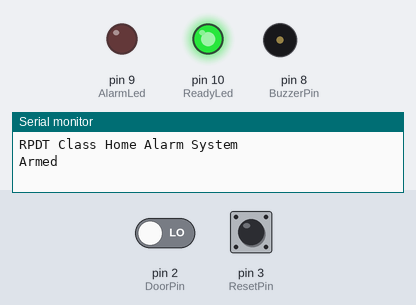
A program run on a simulated Arduino Uno, built with avr-gcc and run on an emulated ATmega328P. Shown: output pins drawn as LEDs (lit = HIGH), buzzer (waves = sounding), the last lines printed to the serial monitor. The test bench sets the inputs (shaded band); at power-on: pin 2 (DoorPin) LOW, pin 3 (ResetPin) HIGH.

Above: at 1.2 s.
1.3 s: pin 2 (DoorPin) driven HIGH
At 2.5 s:
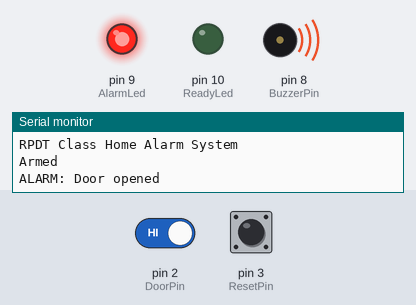
2.8 s: pin 2 (DoorPin) driven LOW and pin 3 (ResetPin) driven LOW
At 3.8 s:
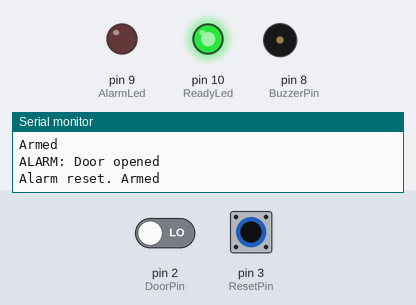
Timing chart, 0 to 5.8 s (numbered marks = the images above; inputs shaded):
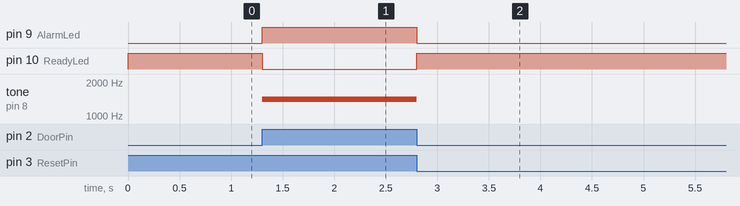

Measured:
- after the input at 1.3 s, pin 9 (AlarmLed): LOW → HIGH at once; pin 10 (ReadyLed): HIGH → LOW at once; tone on pin 8 (BuzzerPin): silent → 1400 Hz at once
- after the input at 2.8 s, pin 9 (AlarmLed): HIGH → LOW at once; pin 10 (ReadyLed): LOW → HIGH at once; tone on pin 8 (BuzzerPin): 1400 Hz → silent at once

The program:

main.cpp
```cpp
#include <Arduino.h>

constexpr uint8_t DoorPin = 2;
constexpr uint8_t ResetPin = 3;
constexpr uint8_t BuzzerPin = 8;
constexpr uint8_t AlarmLed = 9;
constexpr uint8_t ReadyLed = 10;

bool alarmActive = false;

void setup() {
  pinMode(DoorPin, INPUT_PULLUP);
  pinMode(ResetPin, INPUT_PULLUP);
  pinMode(BuzzerPin, OUTPUT);
  pinMode(AlarmLed, OUTPUT);
  pinMode(ReadyLed, OUTPUT);
  digitalWrite(ReadyLed, HIGH);
  Serial.begin(9600);
  Serial.println(F("RPDT Class Home Alarm System"));
  Serial.println(F("Armed"));
}

void loop() {
  const bool doorOpen = digitalRead(DoorPin) == HIGH;
  const bool resetPressed = digitalRead(ResetPin) == LOW;
  const bool nextAlarmState = doorOpen || (alarmActive && !resetPressed);

  if (nextAlarmState != alarmActive) {
    alarmActive = nextAlarmState;
    digitalWrite(AlarmLed, alarmActive);
    digitalWrite(ReadyLed, !alarmActive);
    if (alarmActive) {
      tone(BuzzerPin, 1400);
      Serial.println(F("ALARM: Door opened"));
    } else {
      noTone(BuzzerPin);
      Serial.println(F("Alarm reset. Armed"));
    }
  }
}
```
